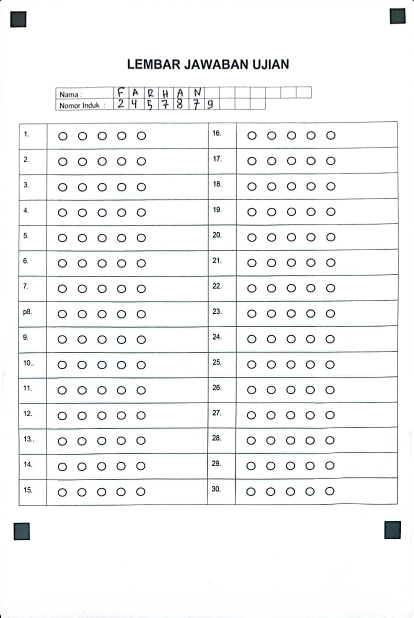
#> input picture IMG_3345.PNG, 828 x 1235 px, found by its file name (shown at 1/2 size)
$ python test_preprocess.py
#> lines starting #> are read from the running program, lines starting #| are printed output that depends on the picture; after the words box and inside, x2 and y2 are one past the last pixel; in counts of white or black regions, pixels touching at a corner belong together
#> further down, img is the input picture: shape (1235, 828, 3); mean B, G, R 244.5, 244.4, 243.5
### omr_core/preprocess.py
import cv2
import numpy as np

def preprocess_for_markers(image):
    # 1. Grayscale
    if len(image.shape) == 3:
        gray = cv2.cvtColor(image, cv2.COLOR_BGR2GRAY)
    else:
        gray = image.copy()

    # 2. CLAHE — normalize lighting across the image
    clahe = cv2.createCLAHE(clipLimit=2.0, tileGridSize=(8, 8))
    enhanced = clahe.apply(gray)

    # 3. Gaussian Blur
    blur = cv2.GaussianBlur(enhanced, (5, 5), 0)

# 4. Adaptive Thresholding
    thresh = cv2.adaptiveThreshold(
        blur,
        255,
        cv2.ADAPTIVE_THRESH_GAUSSIAN_C,
        cv2.THRESH_BINARY_INV,
        75,
        15
    )
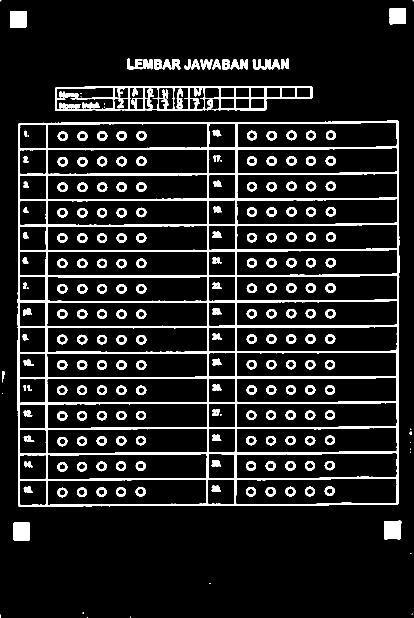
#> thresh: shape (1235, 828) (shown at 1/2 size); 11.1% white; 235 white regions (24 under 20 px), largest, box (x1, y1, x2, y2) and area: (35, 241, 799, 1013) 59931, (110, 172, 625, 222) 7609, (768, 1041, 803, 1079) 1225

    # 5. Morphological Open — remove small noise specks
    kernel_noise = np.ones((3, 3), np.uint8)
    thresh = cv2.morphologyEx(thresh, cv2.MORPH_OPEN, kernel_noise)
#> thresh: shape (1235, 828); 11% white; 243 white regions (17 under 20 px), largest, box (x1, y1, x2, y2) and area: (35, 241, 799, 1013) 59769, (235, 172, 625, 221) 3870, (768, 1041, 803, 1079) 1225

    return thresh

def preprocess_for_answers(warped_gray):

    if len(warped_gray.shape) == 3:
        warped_gray = cv2.cvtColor(warped_gray, cv2.COLOR_BGR2GRAY)

    # 1. ESTIMASI BACKGROUND (Menangkap Pola Bayangan)
    kernel = cv2.getStructuringElement(cv2.MORPH_ELLIPSE, (35, 35))

    # DILATE: Algoritma ini akan menghilangkan semua objek gelap (tinta/pensil),
    background = cv2.morphologyEx(warped_gray, cv2.MORPH_DILATE, kernel)

    # Blur sedikit agar transisi bayangannya mulus
    background = cv2.medianBlur(background, 21)

    # 2. HAPUS BAYANGAN (Subtraksi)
    normalized = 255 - cv2.absdiff(background, warped_gray)

    # (CLAHE)
    clahe = cv2.createCLAHE(clipLimit=1.2, tileGridSize=(8, 8))
    enhanced = clahe.apply(normalized)

    # 4. Light blur untuk menghaluskan noise kertas
    enhanced = cv2.GaussianBlur(enhanced, (3, 3), 0)

    return enhanced

def preprocess_image(image):

    return preprocess_for_markers(image)

### omr_core/detect_sheet.py
import cv2
import numpy as np


def order_points(pts):
    """
    Order 4 points as: TL, TR, BR, BL
    """
    rect = np.zeros((4, 2), dtype="float32")
    s = pts.sum(axis=1)
    rect[0] = pts[np.argmin(s)]
    rect[2] = pts[np.argmax(s)]
    diff = np.diff(pts, axis=1)
    rect[1] = pts[np.argmin(diff)]
    rect[3] = pts[np.argmax(diff)]
    return rect


def is_near_edge(x, y, w, h, img_w, img_h, margin=0.25):

    edge_margin_w = img_w * margin
    edge_margin_h = img_h * margin

    near_left   = x < edge_margin_w
    near_right  = (x + w) > (img_w - edge_margin_w)
    near_top    = y < edge_margin_h
    near_bottom = (y + h) > (img_h - edge_margin_h)

    return (near_left or near_right) and (near_top or near_bottom)


def find_paper(thresh, debug_image=None):

    # 1. PADDING — prevent markers touching image border from being lost
    padding = 20
    padded_thresh = cv2.copyMakeBorder(
        thresh, padding, padding, padding, padding,
        cv2.BORDER_CONSTANT, value=0
    )
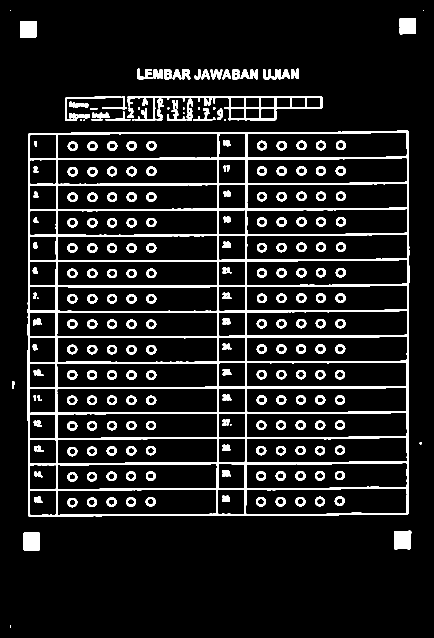
#> padded_thresh: shape (1275, 868) (shown at 1/2 size); 10.2% white; 243 white regions (17 under 20 px)

    if debug_image is not None:
        padded_debug = cv2.copyMakeBorder(
            debug_image, padding, padding, padding, padding,
            cv2.BORDER_CONSTANT, value=[255, 255, 255]
        )

    # 2. Find contours
    # RETR_LIST (not RETR_EXTERNAL) — finds ALL contours, including ones
    # nested inside larger shapes (e.g., marker square inside hand shadow)
    contours, _ = cv2.findContours(
        padded_thresh, cv2.RETR_LIST, cv2.CHAIN_APPROX_SIMPLE
    )
#> contours = 488 contours, 38 with area under 20; largest, box (x1, y1, x2, y2) and area: (55, 261, 819, 1033) 582726, (491, 977, 815, 1029) 15721, (114, 674, 436, 725) 15560, (114, 979, 434, 1031) 15493, (493, 519, 816, 571) 15486

    h_img, w_img = padded_thresh.shape[:2]
    mid_x = w_img // 2
    mid_y = h_img // 2

    # Quadrant-based marker storage (lists of candidates)
    quadrants = {"TL": [], "TR": [], "BL": [], "BR": []}

    candidate_count = 0

    # Image area for relative size filtering
    img_area = h_img * w_img

    for c in contours:
        area = cv2.contourArea(c)

        # --- AREA FILTER ---
        # Min: 50px (catch small markers in high-res photos)
        # Max: 3.5% of image (generous for close-up photos)
        if area < 50 or area > (img_area * 0.035):
            continue

        # --- SHAPE FILTER (polygon approximation) ---
        peri = cv2.arcLength(c, True)
        approx = cv2.approxPolyDP(c, 0.05 * peri, True)

        if not (3 <= len(approx) <= 8):
            continue

        x, y, w, h = cv2.boundingRect(approx)
        if h == 0 or w == 0:
            continue
        aspect_ratio = w / float(h)

        # Aspect ratio: markers are roughly square (0.4 – 2.5 for perspective distortion)
        if not (0.4 <= aspect_ratio <= 2.5):
            continue

        hull = cv2.convexHull(c)
        hull_area = cv2.contourArea(hull)
        if hull_area == 0:
            continue
        solidity = area / hull_area

        if solidity < 0.7:
            continue  # Reject non-solid shapes (shadows, hand outlines)

        # --- EDGE PROXIMITY FILTER ---
        if not is_near_edge(x, y, w, h, w_img, h_img, margin=0.28):
            continue  # Must be in a corner region

        # --- DETERMINE QUADRANT ---
        M = cv2.moments(c)
        if M["m00"] == 0:
            continue
        cx = int(M["m10"] / M["m00"])
        cy = int(M["m01"] / M["m00"])

        zone = ""
        if cx < mid_x and cy < mid_y:
            zone = "TL"
        elif cx >= mid_x and cy < mid_y:
            zone = "TR"
        elif cx < mid_x and cy >= mid_y:
            zone = "BL"
        elif cx >= mid_x and cy >= mid_y:
            zone = "BR"

        candidate_count += 1
        print(f"  Candidate {candidate_count}: Zone={zone}, Area={area:.0f}, "
              f"AR={aspect_ratio:.2f}, Solidity={solidity:.2f}, Pos=({x},{y})")

        quadrants[zone].append({"approx": approx, "area": area, "cx": cx, "cy": cy, "bbox": (x, y, w, h)})

        if debug_image is not None:
            cv2.drawContours(padded_debug, [approx], -1, (0, 255, 255), 2)
#> this loop made 488 passes
#> (area, peri, approx, x, y, w, h, aspect_ratio) on passes 2, 3, 27, 32: (1118, 131.7, [[48, 1065], [47, 1099], [78, 1100], [79, 1066]], 47, 1065, 33, 36, 0.917), (1156.5, 139.6, [[820, 1061], [788, 1063], [789, 1098], [821, 1097]], 788, 1061, 34, 38, 0.895), (2625.5, 203.6, [[59, 982], [111, 980], [112, 1028], [61, 1030]], 59, 980, 54, 51, 1.06), (115.5, 40.04, [[182, 947], [190, 951], [185, 959], [177, 955]], 177, 947, 14, 13, 1.08)
#> (printed output is left out)
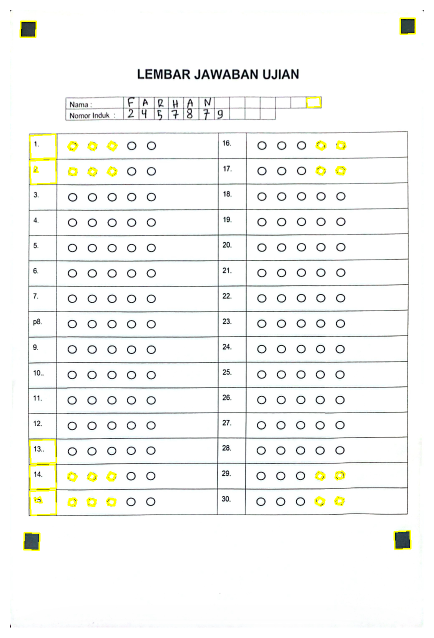
#> padded_debug: shape (1275, 868, 3) (shown at 1/2 size); mean B, G, R 243.6, 245.8, 245

    # 3. VERIFY & SELECT BEST COMBINATION — need all 4 zones
    final_markers = []
    missing_zones = []

    for zone in ["TL", "TR", "BR", "BL"]:
        if len(quadrants[zone]) == 0:
            missing_zones.append(zone)
        else:
            # Sort by area descending and keep top 5 candidates
            quadrants[zone] = sorted(quadrants[zone], key=lambda c: c["area"], reverse=True)[:5]

    if len(missing_zones) == 0:
        valid_combos = []

        # Find all valid geometric combinations with similar areas
        for tl in quadrants["TL"]:
            for tr in quadrants["TR"]:
                for bl in quadrants["BL"]:
                    for br in quadrants["BR"]:
                        # 1. Geometric validity check (TL left of TR, TL above BL, etc)
                        if tl["cx"] >= tr["cx"] or bl["cx"] >= br["cx"]: continue
                        if tl["cy"] >= bl["cy"] or tr["cy"] >= br["cy"]: continue

                        # 2. Area consistency check (markers should be similar in size)
                        areas = [tl["area"], tr["area"], bl["area"], br["area"]]
                        area_ratio = max(areas) / min(areas)

                        if area_ratio <= 1.5:
                            valid_combos.append({
                                "combo": {"TL": tl, "TR": tr, "BL": bl, "BR": br},
                                "avg_area": sum(areas)/4
                            })
#> this loop made 5 passes

        if len(valid_combos) > 0:

            best_match = max(valid_combos, key=lambda x: x["avg_area"])

            for zone in ["TL", "TR", "BR", "BL"]:
                cand = best_match["combo"][zone]
                final_markers.append(cand["approx"])

                if debug_image is not None:
                    cv2.drawContours(padded_debug, [cand["approx"]], -1, (0, 255, 0), 4)
                    x, y, w, h = cand["bbox"]
                    cv2.putText(padded_debug, zone, (x, y - 10),
                                cv2.FONT_HERSHEY_SIMPLEX, 0.8, (0, 0, 255), 2)
                    cv2.putText(padded_debug, f"{cand['area']:.0f}px", (x, y + h + 20),
                                cv2.FONT_HERSHEY_SIMPLEX, 0.5, (255, 0, 0), 1)
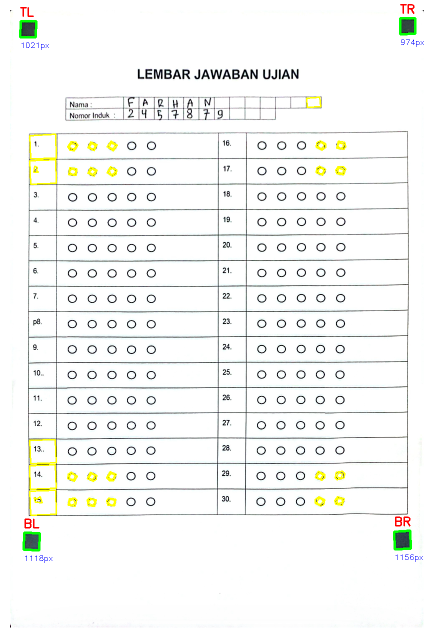
#> padded_debug: shape (1275, 868, 3) (shown at 1/2 size); 0.36% of pixels changed, all inside (x1, y1, x2, y2) = (38, 8, 848, 1126)
        else:
            missing_zones = ["Valid Marker Combo (Area/Geometry Mismatch)"]

    if len(missing_zones) > 0:
        print(f"\n GAGAL: Marker tidak ditemukan di zona: {missing_zones}")
        print(f"   Total kandidat: {candidate_count}")
        print(f"   Saran:")
        print(f"   - Cek apakah marker memang ada di keempat sudut gambar")
        print(f"   - Pastikan marker cukup kontras (hitam pada putih)")
        print(f"   - Mungkin ada shadow/noise yang menutupi marker")

        if debug_image is not None:
            debug_image[:] = padded_debug[padding:-padding, padding:-padding]
        return None

    print(f"\n SUKSES: 4 Marker Zona Ditemukan!")

    # 4. Update debug image
    if debug_image is not None:
        debug_image[:] = padded_debug[padding:-padding, padding:-padding]
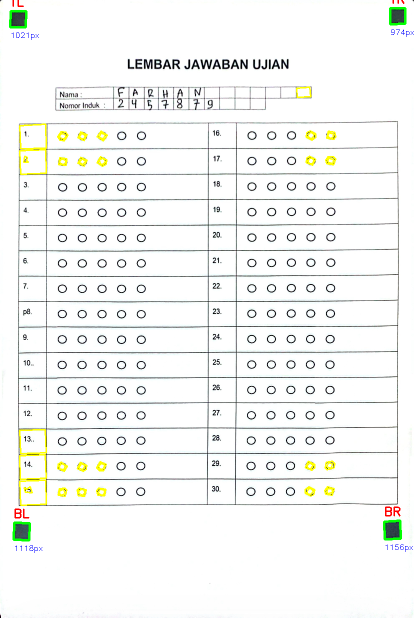
#> debug_image: shape (1235, 828, 3) (shown at 1/2 size); 1.19% of pixels changed, all inside (x1, y1, x2, y2) = (18, 0, 828, 1106)

    # 5. COMPUTE PERSPECTIVE WARP
    centers = []
    for m in final_markers:
        M = cv2.moments(m)
        centers.append((int(M["m10"] / M["m00"]), int(M["m01"] / M["m00"])))
#> this loop made 4 passes
#> m on passes 1 to 4: [[41, 42], [40, 74], [71, 74], [72, 42]], [[800, 36], [800, 68], [830, 67], [830, 36]], [[820, 1061], [788, 1063], [789, 1098], [821, 1097]], [[48, 1065], [47, 1099], [78, 1100], [79, 1066]]

    rect_pts = np.array(centers, dtype="float32")
    rect_pts -= padding  # Remove padding offset

    rect = order_points(rect_pts)

    # Output: canonical A4-ish canvas
    dst = np.array([
        [0, 0], [1000, 0], [1000, 1414], [0, 1414]
    ], dtype="float32")

    M_warp = cv2.getPerspectiveTransform(rect, dst)
    warped = cv2.warpPerspective(thresh, M_warp, (1000, 1414))
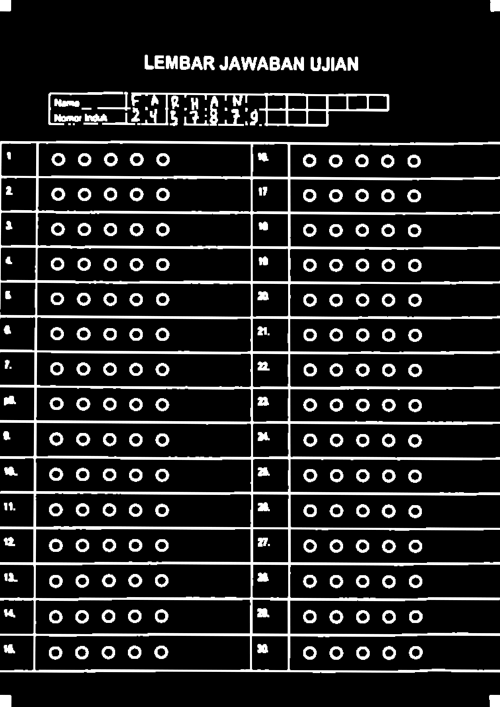
#> warped: shape (1414, 1000) (shown at 1/2 size); min 0, max 255, mean 34.3

    return (warped, M_warp)

### omr_core/ocr.py
import cv2
import numpy as np
import os

# HARUS sebelum import paddle/paddleocr apapun
os.environ["FLAGS_use_onednn"]              = "0"
os.environ["FLAGS_use_mkldnn"]              = "0"
os.environ["FLAGS_enable_pir_api"]          = "0"
os.environ["FLAGS_enable_pir_in_executor"]  = "0"
os.environ["PADDLE_PDX_DISABLE_MODEL_SOURCE_CHECK"] = "1"

_ocr_engine = None

def get_ocr_engine():
    global _ocr_engine
    if _ocr_engine is None:
        # Import paddleocr locally to prevent import delay during startup
        from paddleocr import PaddleOCR
        # Initialize PaddleOCR engine for CPU with orientation classifiers disabled
        _ocr_engine = PaddleOCR(
            lang='en',
            use_doc_orientation_classify=False,
            use_textline_orientation=False,
            use_angle_cls=False,
            use_gpu=False,
            enable_mkldnn=False,     # eksplisit disable MKL-DNN di level PaddleOCR
            ocr_version='PP-OCRv4', # PP-OCRv4 stabil di CPU, hindari v6
            show_log=False
        )
    return _ocr_engine


def remove_grid_lines(crop_img):
    """
    Pad the crop with white space for OCR engine.
    (Grid line removal is skipped to keep the printed lines intact).
    """
    if len(crop_img.shape) == 3:
        gray = cv2.cvtColor(crop_img, cv2.COLOR_BGR2GRAY)
    else:
        gray = crop_img.copy()
    padded = cv2.copyMakeBorder(gray, 15, 15, 20, 20, cv2.BORDER_CONSTANT, value=255)
    return padded


# [38 lines left out: functions map_lookalike_letters, map_lookalike_digits, not called in this run]


def get_name_id_y_coords(warped_gray):
    """
    Locate the exact top, middle, and bottom boundaries of the Name/ID boxes
    dynamically using row averages (projection profile) on the grayscale image.
    Returns (y_top, y_mid, y_bot).
    """
    h_img, w_img = warped_gray.shape[:2]
    # Restrict search area to X in [245:780] and Y in [160:280]
    y_start, y_end = max(0, 160), min(h_img, 280)
    x_start, x_end = max(0, 245), min(w_img, 780)

    roi = warped_gray[y_start:y_end, x_start:x_end]
    row_means = np.mean(roi, axis=1)

    # Find local minima (where the black horizontal border lines lie)
    minima = []
    for y in range(2, len(row_means) - 2):
        val = row_means[y]
        if val < row_means[y-1] and val < row_means[y-2] and val < row_means[y+1] and val < row_means[y+2]:
            if val < 220:  # Grid lines are significantly darker than paper background
                actual_y = y + y_start
                if not minima or actual_y - minima[-1] > 10:
                    minima.append(actual_y)

    # We expect 3 horizontal borders (Name top, middle divider, ID bottom)
    if len(minima) >= 3:
        # Search for a sequence of 3 peaks with reasonable spacing (each row is ~30px tall)
        for i in range(len(minima) - 2):
            p1, p2, p3 = minima[i], minima[i+1], minima[i+2]
            if 20 <= (p2 - p1) <= 45 and 20 <= (p3 - p2) <= 45:
                return p1, p2, p3

    # Fallback to defaults if detection fails
    return 189, 219, 249


def get_grid_x_bounds(warped_gray, y_top, y_bot):
    """
    Locate the exact starting X coordinate of the cell grid (first vertical divider)
    and the ending X coordinates for Name and ID rows using a multi-line comb search.
    """
    roi = warped_gray[y_top:y_bot, :]
    _, thresh = cv2.threshold(roi, 0, 255, cv2.THRESH_BINARY_INV + cv2.THRESH_OTSU)
    col_sums = np.sum(thresh, axis=0)

    best_x_start = 220
    best_cell_width = 42.7
    max_score = 0

    # Search grid start X in range [215:230] and cell width in [41.5:43.5]
    for x_start in range(215, 230):
        for w_val in range(415, 436, 1):
            cell_width = w_val / 10.0
            score = 0
            for i in range(14):  # 14 vertical line dividers
                idx = int(round(x_start + i * cell_width))
                if idx < len(col_sums):
                    score += np.max(col_sums[idx - 1 : idx + 2])
            if score > max_score:
                max_score = score
                best_x_start = x_start
                best_cell_width = cell_width

    x_end_name = int(round(best_x_start + 13 * best_cell_width))
    x_end_id = int(round(best_x_start + 10 * best_cell_width))

    return best_x_start, x_end_name, x_end_id


# [24 lines left out: function _extract_text_from_result, not called in this run]


def extract_name_and_id(warped_gray):
    """
    Extract Name and ID (Nomor Induk) text from the warped grayscale sheet image.
    Determines coordinates dynamically to handle vertical and horizontal offsets.
    """
    # Dynamically locate horizontal line coordinates
    y_top, y_mid, y_bot = get_name_id_y_coords(warped_gray)

    # Dynamically locate the vertical divider lines of the cell grid
    x_start, x_end_name, x_end_id = get_grid_x_bounds(warped_gray, y_top, y_bot)

    # Crop Name and ID ROIs using precise dynamic coordinates matching the grid lines
    name_crop = warped_gray[y_top : y_mid + 1, x_start : x_end_name + 1]
    id_crop = warped_gray[y_mid : y_bot + 1, x_start : x_end_id + 1]

    # Pre-process crops by dynamically removing grid borders and padding
    name_cleaned = remove_grid_lines(name_crop)
    id_cleaned = remove_grid_lines(id_crop)

    # Save cleaned images to the root directory for inspection and user/frontend visibility
    cv2.imwrite("scratch_ocr_cleaned_name.png", name_cleaned)
    cv2.imwrite("scratch_ocr_cleaned_id.png", id_cleaned)

    # Convert to BGR format (expected by PaddleOCR)
    name_bgr = cv2.cvtColor(name_cleaned, cv2.COLOR_GRAY2BGR)
    id_bgr = cv2.cvtColor(id_cleaned, cv2.COLOR_GRAY2BGR)

    # Perform OCR
    engine = get_ocr_engine()

    # 1. OCR Name
    name_text = ""
    try:
        name_res = engine.ocr(name_bgr)
        raw_name = _extract_text_from_result(name_res).strip().upper()
        # Map lookalike numbers to letters (e.g. '1' -> 'I', '5' -> 'S')
        mapped_name = map_lookalike_letters(raw_name)
        # Clean: keep only letters and spaces
        name_text = "".join([c for c in mapped_name if c.isalpha() or c.isspace()]).strip()
        # Normalize spaces (collapse multiple spaces to single space)
        name_text = " ".join(name_text.split())
    except Exception as e:
        print(f"[OCR] Error scanning name: {e}")

    # 2. OCR ID
    id_text = ""
    try:
        id_res = engine.ocr(id_bgr)
        raw_id = _extract_text_from_result(id_res).strip()
        # Map lookalike characters to digits (e.g. 'i'/'I' -> '1', 'g' -> '9')
        mapped_id = map_lookalike_digits(raw_id)
        # Clean: keep only digits
        id_text = "".join([c for c in mapped_id if c.isdigit()])
    except Exception as e:
        print(f"[OCR] Error scanning ID: {e}")

    return name_text, id_text

### test_preprocess.py
"""
debug_visualizer.py — 10-Grid OMR Visualizer (INTEGRATED)
============================================================
Ini adalah versi profesional. Script ini TIDAK menulis ulang
logika, melainkan meng-IMPORT langsung fungsi produksi dari
folder omr_core lu. Dijamin 100% akurat dengan hasil aslinya.
"""

import cv2
import numpy as np
import os

# 🚨 IMPORT LANGSUNG DARI CORE PRODUKSI LU 🚨
from omr_core.preprocess import preprocess_for_markers, preprocess_for_answers
from omr_core.detect_sheet import find_paper
from omr_core.detect_answers import detect_answers

def process_full_debug(image):
    steps = []
    original_bgr = image.copy()
    cv2.imwrite("01_original_image.jpg", original_bgr)

    # --- PROSES GRAYSCALE ---
    gray = cv2.cvtColor(image, cv2.COLOR_BGR2GRAY) if len(image.shape) == 3 else image.copy()
    cv2.imwrite("02_grayscale.jpg", gray)

    steps.append(("1. Original Image", original_bgr))

    # =========================================================
    # TAHAP 1: PREPROCESS MARKER
    # =========================================================
    clahe_m = cv2.createCLAHE(clipLimit=2.0, tileGridSize=(8,8))
    clahe_result = clahe_m.apply(gray)
    cv2.imwrite("03_clahe_marker.jpg", clahe_result)

    blur_result = cv2.GaussianBlur(clahe_result, (5, 5), 0)
    cv2.imwrite("04_blur_marker.jpg", blur_result)
    steps.append(("2. M: CLAHE + Blur", blur_result))

    thresh_clean = preprocess_for_markers(image)
    cv2.imwrite("05_adaptive_threshold_biner.jpg", thresh_clean)
    steps.append(("3. M: Final Biner", thresh_clean))

    # =========================================================
    # TAHAP 2: DETEKSI SUDUT & WARP
    # =========================================================
    debug_corners = original_bgr.copy()
    detect_result = find_paper(thresh_clean, debug_image=debug_corners)
    cv2.imwrite("06_detect_corners.jpg", debug_corners)
    steps.append(("4. M: Detect Corners", debug_corners))

    if detect_result is not None:
        warped_biner, M_warp = detect_result
        cv2.imwrite("07_warped_biner.jpg", warped_biner)
        steps.append(("5. M: Warped Biner", warped_biner))

        warped_gray = cv2.warpPerspective(gray, M_warp, (1000, 1414))
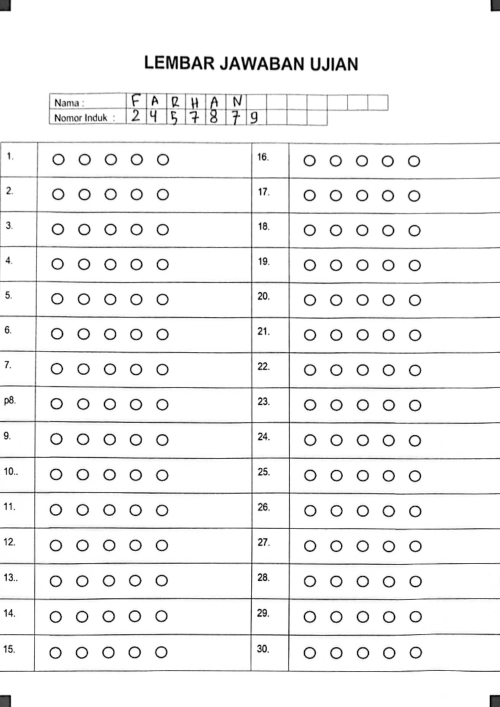
#> warped_gray: shape (1414, 1000) (shown at 1/2 size); min 0, max 255, mean 242
        cv2.imwrite("08_warped_grayscale.jpg", warped_gray)
        steps.append(("6. A: Warped Gray", warped_gray))

        # =========================================================
        # TAHAP 3: PREPROCESS JAWABAN
        # =========================================================
        kernel_bg = cv2.getStructuringElement(cv2.MORPH_ELLIPSE, (35, 35))
#> kernel_bg: shape (35, 35); values 0 (black) and 1 (white), 76.8% white; 4 black regions, box (x1, y1, x2, y2) and area: (0, 0, 17, 13) 71, (18, 0, 35, 13) 71, (0, 22, 17, 35) 71, (18, 22, 35, 35) 71
        background = cv2.medianBlur(cv2.morphologyEx(warped_gray, cv2.MORPH_DILATE, kernel_bg), 21)
#> (the rest of the program and of its run is left out)
